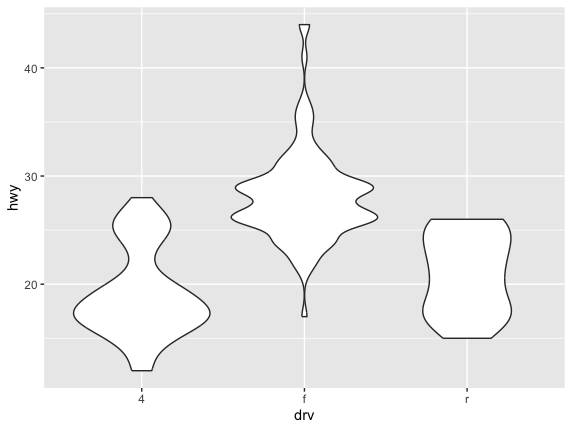

R code for this plot:
library(ggplot2)

p <-ggplot(mpg, aes(drv, hwy)) + geom_violin()
print(p)
